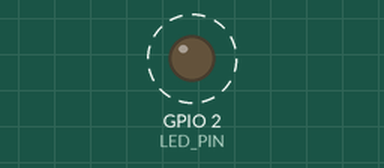
This sketch was run on a simulated ESP32. Shown: output pins drawn as LEDs (lit = HIGH). Dashed ring = blinking. What the sketch prints to the serial monitor is not drawn.

Above: at 0.7 s.
Timing chart, 0 to 4.8 s (numbered marks = the images above):
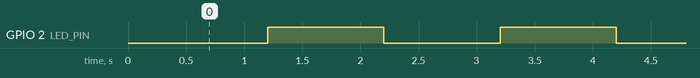

The sketch:

wrong_region.ino
```cpp
// Fault fixture: a healthy build for the wrong region (US915 instead of EU868).
// Otherwise identical to sketches/demo.
//
// Log: a clean boot with "region=US915".
// Correct verdict: FAIL when the expected region is EU868 (the prompt has to say
// so). run_test.py "BOOT OK" check: PASS (misses it).

#define REGION "US915"

#ifndef FW_VERSION
#define FW_VERSION "1.0.0"
#endif

const int LED_PIN = 2;

void setup() {
  Serial.begin(115200);
  delay(200);
  pinMode(LED_PIN, OUTPUT);
  Serial.println();
  Serial.printf("BOOT OK fw=%s region=%s chip=%s rev=%d\n",
                FW_VERSION, REGION, ESP.getChipModel(), ESP.getChipRevision());
}

void loop() {
  static unsigned long n = 0;
  digitalWrite(LED_PIN, n % 2);
  Serial.printf("tick %lu uptime_ms=%lu free_heap=%lu\n",
                n, millis(), (unsigned long)ESP.getFreeHeap());
  n++;
  delay(1000);
}
```

Measured:
- by itself, GPIO 2 (LED_PIN): alternates HIGH for 1.0 s and LOW for 1.0 s
